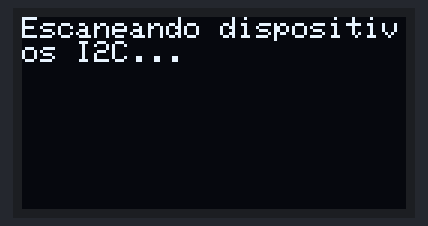
Bench run of a program on a simulated ESP32-S3. Parts: 128×64 one-colour display.

Above: at 0.1 s.
At 1.1 s:
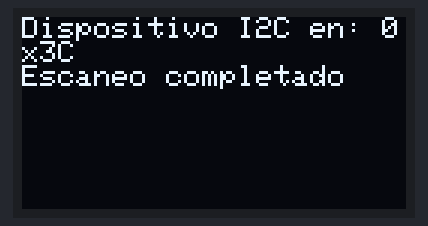

The program:

main.cpp
```cpp
#include <Wire.h>
#include <Adafruit_GFX.h>
#include <Adafruit_SSD1306.h>

// Definir las dimensiones del OLED y la dirección I2C
#define SCREEN_WIDTH 128
#define SCREEN_HEIGHT 64
#define OLED_RESET -1 // No utilizamos un pin de reset
Adafruit_SSD1306 display(SCREEN_WIDTH, SCREEN_HEIGHT, &Wire, OLED_RESET);

void setup() {
  Serial.begin(115200); // Inicializar comunicación serie

  // Inicializar la comunicación I2C en los pines SDA (21) y SCL (20) para ESP32
  Wire.begin(21, 20); // Usa los pines 21 (SDA) y 20 (SCL)

  // Inicializar el display OLED con la dirección I2C 0x3C
  if (!display.begin(SSD1306_SWITCHCAPVCC, 0x3C)) {
    Serial.println(F("No se pudo encontrar un display OLED"));
    for (;;); // Detener el programa si no se encuentra el display
  }

  // Limpiar la pantalla
  display.clearDisplay();
  display.setTextSize(1);
  display.setTextColor(SSD1306_WHITE);
  display.setCursor(0, 0);

  // Mostrar mensaje inicial
  display.println(F("Escaneando dispositivos I2C..."));
  display.display();
  delay(1000);
}

void loop() {
  byte error, address;
  int nDevices = 0;

  display.clearDisplay(); // Limpiar la pantalla antes de mostrar resultados
  display.setCursor(0, 0); // Ubicar el cursor en la parte superior

  // Escanear direcciones I2C de 1 a 126
  for (address = 1; address < 127; address++) {
    Wire.beginTransmission(address);
    error = Wire.endTransmission();

    if (error == 0) {
      // Si se encuentra un dispositivo, mostrar su dirección en hexadecimal
      display.print(F("Dispositivo I2C en: 0x"));
      if (address < 16) display.print("0"); // Asegurarse de que la dirección tiene 2 dígitos
      display.println(address, HEX); // Mostrar dirección en formato hexadecimal
      nDevices++;
    } else if (error == 4) {
      // Error desconocido
      display.print(F("Error en: 0x"));
      if (address < 16) display.print("0");
      display.println(address, HEX);
    }
  }

  // Si no se encontraron dispositivos, mostrar mensaje correspondiente
  if (nDevices == 0) {
    display.println(F("No se encontraron dispositivos"));
  } else {
    display.println(F("Escaneo completado"));
  }

  display.display(); // Actualizar pantalla con los resultados
  delay(5000); // Esperar 5 segundos antes de hacer otro escaneo
}
```
